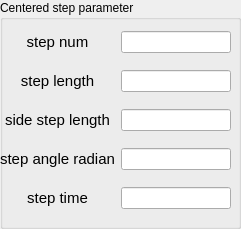
             <widget class="QGroupBox" name="groupBox_20">
              <property name="geometry">
               <rect>
                <x>20</x>
                <y>300</y>
                <width>241</width>
                <height>229</height>
               </rect>
              </property>
              <property name="title">
               <string>Centered step parameter</string>
              </property>
              <widget class="QWidget" name="gridLayoutWidget_22">
               <property name="geometry">
                <rect>
                 <x>0</x>
                 <y>20</y>
                 <width>231</width>
                 <height>201</height>
                </rect>
               </property>
               <layout class="QGridLayout" name="gridLayout_22">
                <item row="4" column="1">
                 <widget class="QLineEdit" name="centered_step_time"/>
                </item>
                <item row="0" column="0">
                 <widget class="QLabel" name="label_205">
                  <property name="font">
                   <font>
                    <family>Ubuntu</family>
                    <pointsize>24</pointsize>
                    <weight>50</weight>
                    <bold>false</bold>
                   </font>
                  </property>
                  <property name="frameShape">
                   <enum>QFrame::NoFrame</enum>
                  </property>
                  <property name="text">
                   <string>&lt;!DOCTYPE HTML PUBLIC &quot;-//W3C//DTD HTML 4.0//EN&quot; &quot;http://www.w3.org/TR/REC-html40/strict.dtd&quot;&gt;
&lt;html&gt;&lt;head&gt;&lt;meta name=&quot;qrichtext&quot; content=&quot;1&quot; /&gt;&lt;style type=&quot;text/css&quot;&gt;
p, li { white-space: pre-wrap; }
&lt;/style&gt;&lt;/head&gt;&lt;body style=&quot; font-family:'Ubuntu'; font-size:24pt; font-weight:400; font-style:normal;&quot;&gt;
&lt;p align=&quot;center&quot; style=&quot; margin-top:12px; margin-bottom:12px; margin-left:0px; margin-right:0px; -qt-block-indent:0; text-indent:0px;&quot;&gt;&lt;span style=&quot; font-size:11pt;&quot;&gt;step num&lt;/span&gt;&lt;/p&gt;&lt;/body&gt;&lt;/html&gt;</string>
                  </property>
                  <property name="textFormat">
                   <enum>Qt::AutoText</enum>
                  </property>
                  <property name="margin">
                   <number>0</number>
                  </property>
                 </widget>
                </item>
                <item row="1" column="0">
                 <widget class="QLabel" name="label_206">
                  <property name="font">
                   <font>
                    <family>Ubuntu</family>
                    <pointsize>24</pointsize>
                    <weight>50</weight>
                    <bold>false</bold>
                   </font>
                  </property>
                  <property name="frameShape">
                   <enum>QFrame::NoFrame</enum>
                  </property>
                  <property name="text">
                   <string>&lt;!DOCTYPE HTML PUBLIC &quot;-//W3C//DTD HTML 4.0//EN&quot; &quot;http://www.w3.org/TR/REC-html40/strict.dtd&quot;&gt;
&lt;html&gt;&lt;head&gt;&lt;meta name=&quot;qrichtext&quot; content=&quot;1&quot; /&gt;&lt;style type=&quot;text/css&quot;&gt;
p, li { white-space: pre-wrap; }
&lt;/style&gt;&lt;/head&gt;&lt;body style=&quot; font-family:'Ubuntu'; font-size:24pt; font-weight:400; font-style:normal;&quot;&gt;
&lt;p align=&quot;center&quot; style=&quot; margin-top:12px; margin-bottom:12px; margin-left:0px; margin-right:0px; -qt-block-indent:0; text-indent:0px;&quot;&gt;&lt;span style=&quot; font-size:11pt;&quot;&gt;step length&lt;/span&gt;&lt;/p&gt;&lt;/body&gt;&lt;/html&gt;</string>
                  </property>
                  <property name="textFormat">
                   <enum>Qt::AutoText</enum>
                  </property>
                  <property name="margin">
                   <number>0</number>
                  </property>
                 </widget>
                </item>
                <item row="2" column="0">
                 <widget class="QLabel" name="label_207">
                  <property name="font">
                   <font>
                    <family>Ubuntu</family>
                    <pointsize>24</pointsize>
                    <weight>50</weight>
                    <bold>false</bold>
                   </font>
                  </property>
                  <property name="frameShape">
                   <enum>QFrame::NoFrame</enum>
                  </property>
                  <property name="text">
                   <string>&lt;!DOCTYPE HTML PUBLIC &quot;-//W3C//DTD HTML 4.0//EN&quot; &quot;http://www.w3.org/TR/REC-html40/strict.dtd&quot;&gt;
&lt;html&gt;&lt;head&gt;&lt;meta name=&quot;qrichtext&quot; content=&quot;1&quot; /&gt;&lt;style type=&quot;text/css&quot;&gt;
p, li { white-space: pre-wrap; }
&lt;/style&gt;&lt;/head&gt;&lt;body style=&quot; font-family:'Ubuntu'; font-size:24pt; font-weight:400; font-style:normal;&quot;&gt;
&lt;p align=&quot;center&quot; style=&quot; margin-top:12px; margin-bottom:12px; margin-left:0px; margin-right:0px; -qt-block-indent:0; text-indent:0px;&quot;&gt;&lt;span style=&quot; font-size:11pt;&quot;&gt;side step length&lt;/span&gt;&lt;/p&gt;&lt;/body&gt;&lt;/html&gt;</string>
                  </property>
                  <property name="textFormat">
                   <enum>Qt::AutoText</enum>
                  </property>
                  <property name="margin">
                   <number>0</number>
                  </property>
                 </widget>
                </item>
                <item row="3" column="0">
                 <widget class="QLabel" name="label_208">
                  <property name="font">
                   <font>
                    <family>Ubuntu</family>
                    <pointsize>24</pointsize>
                    <weight>50</weight>
                    <bold>false</bold>
                   </font>
                  </property>
                  <property name="frameShape">
                   <enum>QFrame::NoFrame</enum>
                  </property>
                  <property name="text">
                   <string>&lt;!DOCTYPE HTML PUBLIC &quot;-//W3C//DTD HTML 4.0//EN&quot; &quot;http://www.w3.org/TR/REC-html40/strict.dtd&quot;&gt;
&lt;html&gt;&lt;head&gt;&lt;meta name=&quot;qrichtext&quot; content=&quot;1&quot; /&gt;&lt;style type=&quot;text/css&quot;&gt;
p, li { white-space: pre-wrap; }
&lt;/style&gt;&lt;/head&gt;&lt;body style=&quot; font-family:'Ubuntu'; font-size:24pt; font-weight:400; font-style:normal;&quot;&gt;
&lt;p align=&quot;center&quot; style=&quot; margin-top:12px; margin-bottom:12px; margin-left:0px; margin-right:0px; -qt-block-indent:0; text-indent:0px;&quot;&gt;&lt;span style=&quot; font-size:11pt;&quot;&gt;step angle radian&lt;/span&gt;&lt;/p&gt;&lt;/body&gt;&lt;/html&gt;</string>
                  </property>
                  <property name="textFormat">
                   <enum>Qt::AutoText</enum>
                  </property>
                  <property name="margin">
                   <number>0</number>
                  </property>
                 </widget>
                </item>
                <item row="2" column="1">
                 <widget class="QLineEdit" name="centered_side_step_length"/>
                </item>
                <item row="0" column="1">
                 <widget class="QLineEdit" name="centered_step_num"/>
                </item>
                <item row="1" column="1">
                 <widget class="QLineEdit" name="centered_step_length"/>
                </item>
                <item row="3" column="1">
                 <widget class="QLineEdit" name="centered_step_angle_radian"/>
                </item>
                <item row="4" column="0">
                 <widget class="QLabel" name="label_209">
                  <property name="font">
                   <font>
                    <family>Ubuntu</family>
                    <pointsize>24</pointsize>
                    <weight>50</weight>
                    <bold>false</bold>
                   </font>
                  </property>
                  <property name="frameShape">
                   <enum>QFrame::NoFrame</enum>
                  </property>
                  <property name="text">
                   <string>&lt;!DOCTYPE HTML PUBLIC &quot;-//W3C//DTD HTML 4.0//EN&quot; &quot;http://www.w3.org/TR/REC-html40/strict.dtd&quot;&gt;
&lt;html&gt;&lt;head&gt;&lt;meta name=&quot;qrichtext&quot; content=&quot;1&quot; /&gt;&lt;style type=&quot;text/css&quot;&gt;
p, li { white-space: pre-wrap; }
&lt;/style&gt;&lt;/head&gt;&lt;body style=&quot; font-family:'Ubuntu'; font-size:24pt; font-weight:400; font-style:normal;&quot;&gt;
&lt;p align=&quot;center&quot; style=&quot; margin-top:12px; margin-bottom:12px; margin-left:0px; margin-right:0px; -qt-block-indent:0; text-indent:0px;&quot;&gt;&lt;span style=&quot; font-size:11pt;&quot;&gt;step time&lt;/span&gt;&lt;/p&gt;&lt;/body&gt;&lt;/html&gt;</string>
                  </property>
                  <property name="textFormat">
                   <enum>Qt::AutoText</enum>
                  </property>
                  <property name="margin">
                   <number>0</number>
                  </property>
                 </widget>
                </item>
               </layout>
              </widget>
             </widget>
